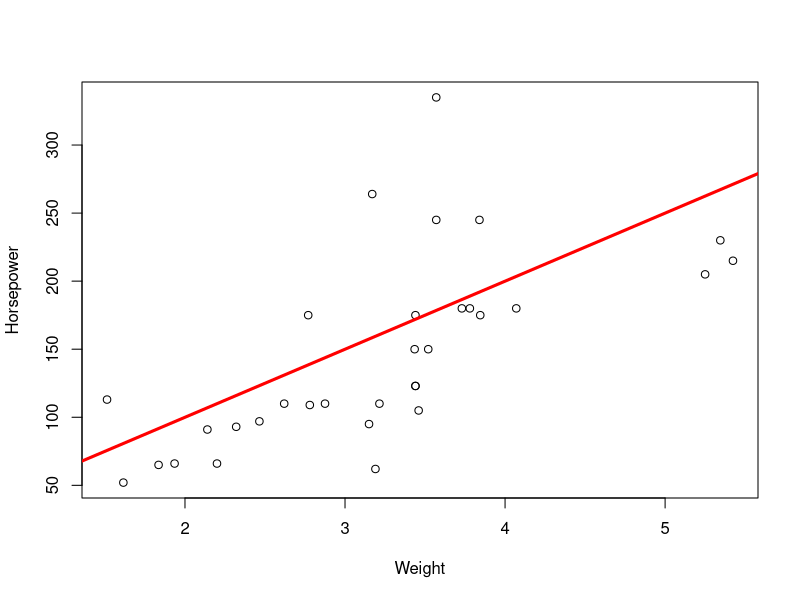

The R script that drew this image:
## ---- chunk 1
## this is an example, your code will involve finding the proper
##    slope and intercept, not just putting in two numbers
plot(mtcars$wt, mtcars$hp, xlab="Weight", ylab="Horsepower")
abline(a=0, b=50, col="red", lwd=3)
## ---- chunk 2
# and now more code here to complete the graphing task
